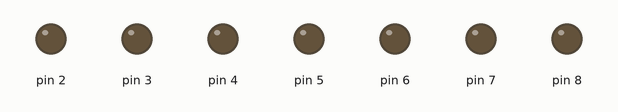
This sketch was run on a simulated Arduino Uno, built with avr-gcc and run on an emulated ATmega328P. Shown: output pins drawn as LEDs (lit = HIGH). Random numbers use the default seed unless the sketch sets one.

Above: at 0.5 s.
At 2.04 s:
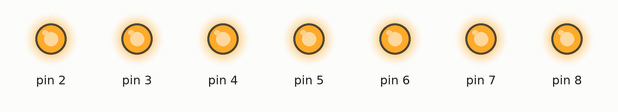
Timing chart, 0 to 3.0 s (numbered marks = the images above):
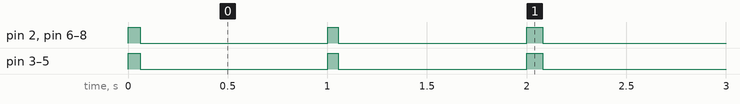

Measured:
- by itself, pin 2–8: alternates HIGH for 0.06 s and LOW for 0.94 s

The sketch:

Multiple_One_Line_LED_Blink.ino
```cpp
#define dW digitalWrite

void setup() {
  for(int x = 2; x <= 8; x++){
    pinMode(x, OUTPUT);
  }


}

int x = random(200,800);
uint32_t now ;
void loop() {
  now = millis();
  dW(2, now%1000 < x);
  if (now%1000 < x) x = random(50, 950);
  dW(3, now%1000 < x);
  if (now%1000 < x) x = random(50, 950);
  dW(4, now%1000 < x);
  if (now%1000 < x) x = random(50, 950);
  dW(5, now%1000 < x);
  if (now%1000 < x) x = random(50, 950);
  dW(6, now%1000 < x);
  if (now%1000 < x) x = random(50, 950);
  dW(7, now%1000 < x);
  if (now%1000 < x) x = random(50, 950);
  dW(8, now%1000 < x);
  if (now%1000 < x) x = random(50, 950);
  /*if (millis()- last_ > 2000){
    x = random(50, 950);
    last_ = millis();
  }*/
}
```
